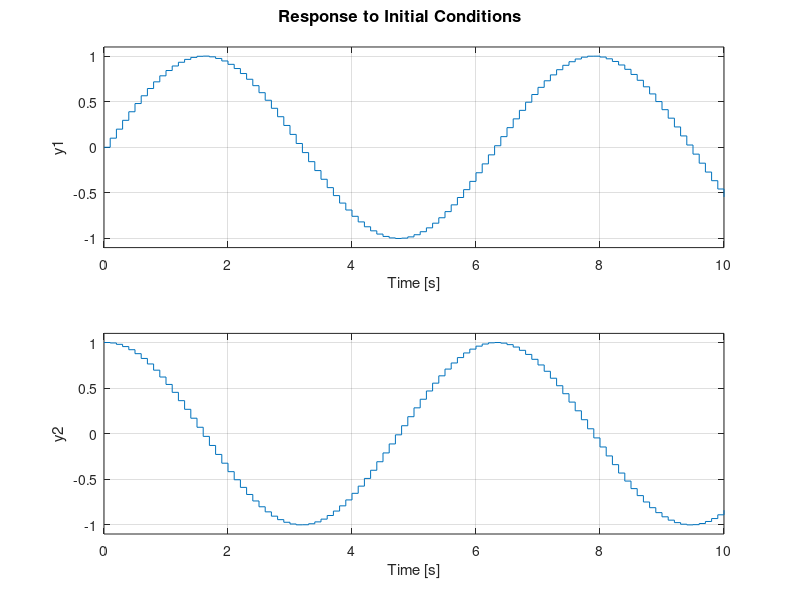
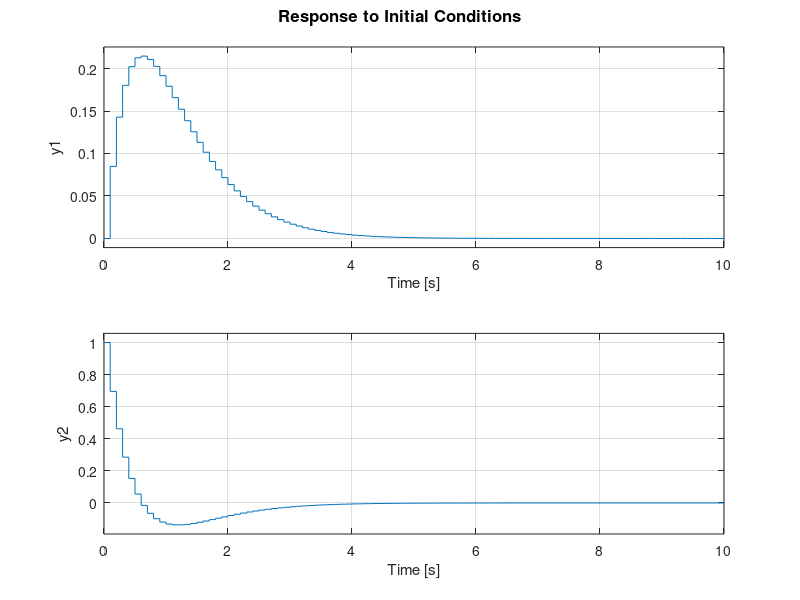
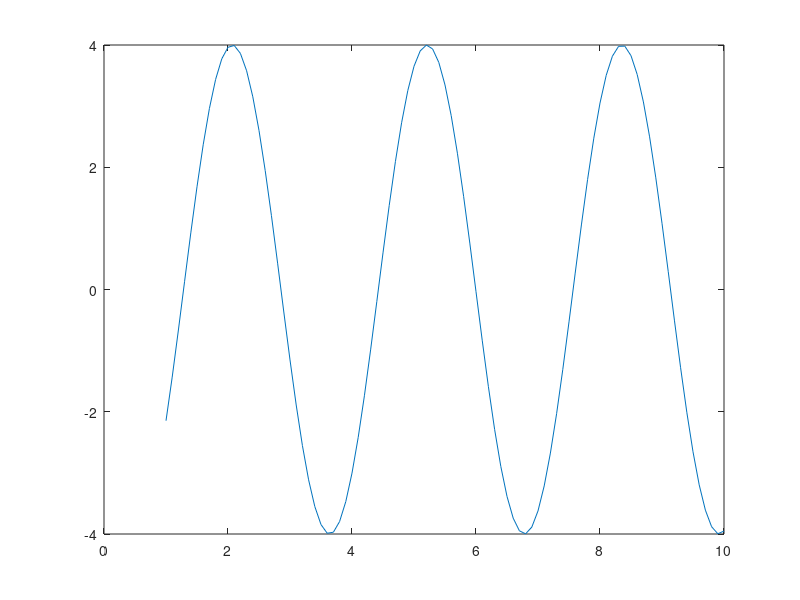
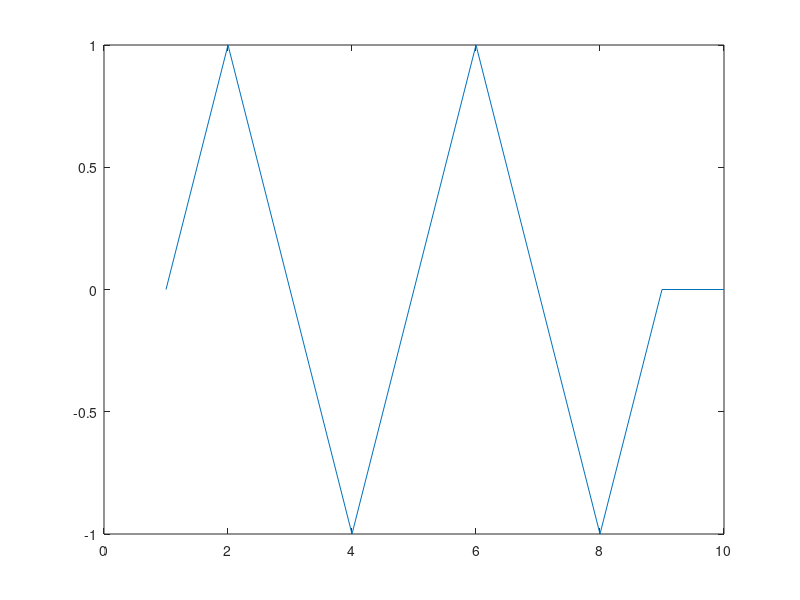

The MATLAB source for these figures, in order:
clear;
clc;

%% Parametri
orizzonte=10;
campionamento=0.1;
dimensione=(orizzonte/campionamento) +1;
x=zeros(2,dimensione);
u=zeros(1,dimensione-1);
x(:,1)=[0 1]';
A=[0 1; -1 0];
B=[0 1]';
C=eye(2);
D=[0 0]';
sys = ss(A,B,C,D);
sysd = c2d(sys,campionamento);
Ad=sysd.A;
Bd=sysd.B;

%% Stabilità
autovalori_continuo=eig(A);
autovalori_discreto=abs(eig(sysd.A));
figure(1);
initial(sysd,x(:,1),orizzonte);

%% Ottimizzazione
Q=eye(2)*2;
Qf=Q;
R=0.25;
[K,S,E] = dlqr(Ad,Bd,Q,R);

%% Stabilità ciclo chiuso
Ad_chiuso=Ad-Bd*K;
autovalori_discreto_chiuso=abs(eig(Ad_chiuso));
sysd_chiuso=ss(Ad_chiuso,Bd,C,D,campionamento);
figure(2);
initial(sysd_chiuso,x(:,1),orizzonte);


%% seno
x = 1:0.1:10;
y = zeros(1,length(x));
for i=1:length(x)
    y(i) = 4*sin(2*x(i)+10);
end

figure(3);
plot(x,y);


%% grafico a mano
Y = zeros(2,orizzonte);
X = zeros(2,orizzonte);
U = zeros(2,orizzonte - 1);
X(:,1) = [0 1]';

for i=1:orizzonte-1
    Y(:,i) = C*X(:,i);
    X(:,i+1) = A*X(:,i);
end
figure(4);
plot(1:orizzonte,Y(1,:));
figure(5);
plot(1:orizzonte,Y(2,:));
